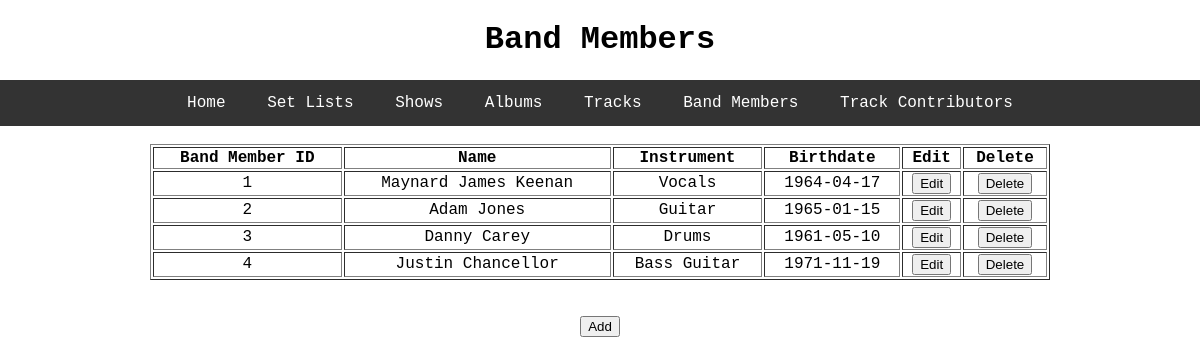
Page /band_members on the committed database.
### toolDB/models.py (models this page shows, shortened)
class Member(db.Model):
    id = db.Column(db.Integer, primary_key=True)
    member_name = db.Column(db.String, nullable=False)
    instrument = db.Column(db.String, nullable=False)
    birthdate = db.Column(db.String, nullable=False)

### toolDB/select_db/routes.py (the view)
@select.route('/band_members')
def band_members():
    rows = Member.query.all()
    return render_template('member.html', title='Band Members', header='Band Members', rows=rows)

### toolDB/templates/member.html
{% extends "layout.html" %}
{% block content %}
	<table style="width:75%" table border="1" table align = "center">
		<thead>
		  <th>Band Member ID</th>
		  <th>Name</th>
		  <th>Instrument</th>
		  <th>Birthdate</th>
		  <th>Edit</th>
		  <th>Delete</th>
		</thead>
		<tbody>
			{% for r in rows %}
		  		<tr>
					<td>{{ r.id }}</td>
					<td>{{ r.member_name }}</td>
					<td>{{ r.instrument }}</td>
					<td>{{ r.birthdate }}</td>
					<td><input type="button" name = "Edit" value = "Edit" onclick = "window.location='/update_member/{{ r.id }}'"></td>
					<td><input type="button" name = "Delete" value = "Delete" onclick = "window.location='/delete_member/{{ r.id }}'"></td>
		  		</tr>
			{% endfor %}
		</tbody>
	</table>
	<br>
	<br>
	<a href="{{ url_for('insert.add_band_members') }}"><button type="button">Add</button></a>
{% endblock content %}

### toolDB/static/css/style.css (style rules this page uses)
body { margin: auto; padding: 0; font-family: "Courier New", monospace; text-align: center; }

### rows in the picture
Member: id "1", member_name "Maynard James Keenan", instrument "Vocals", birthdate "1964-04-17"
Member: id "2", member_name "Adam Jones", instrument "Guitar", birthdate "1965-01-15"
Member: id "3", member_name "Danny Carey", instrument "Drums", birthdate "1961-05-10"
Member: id "4", member_name "Justin Chancellor", instrument "Bass Guitar", birthdate "1971-11-19"

### other values in the picture
{{ header }} "Band Members"
